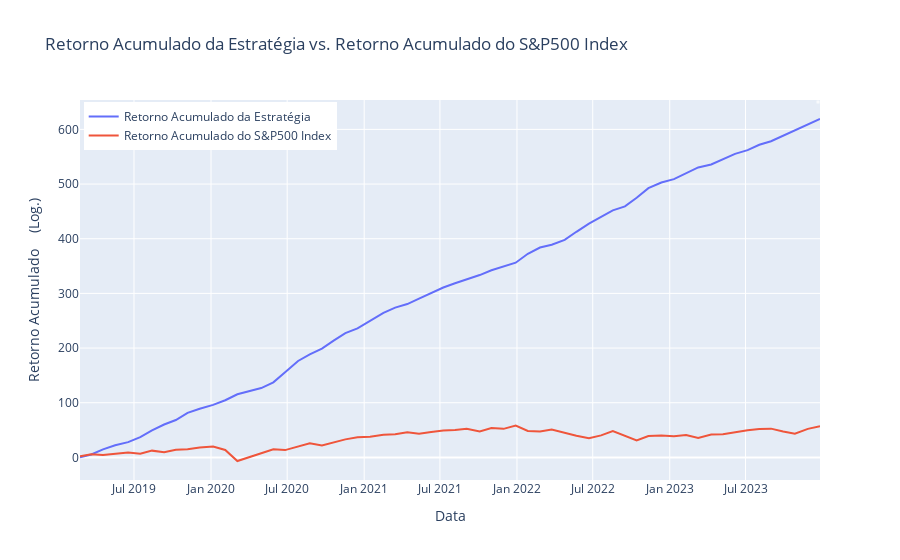

The code cell stored with this chart in its notebook:
### Markdown cell above
##### **Retorno Acumulado da Estratégia vs. Retorno Acumulado do S&P500 Index**

### Code cell
#
average_monthly_cumulative_returns = average_monthly_results.cumsum()
#
average_monthly_cumulative_returns.name = "Retorno Acumulado da Estratégia"
#
plot_multiples_time_series_line_graphs([average_monthly_cumulative_returns, sp500_index_cumulative_returns], "Retorno Acumulado da Estratégia vs. Retorno Acumulado do S&P500 Index", "Data", "Retorno Acumulado    (Log.)")
